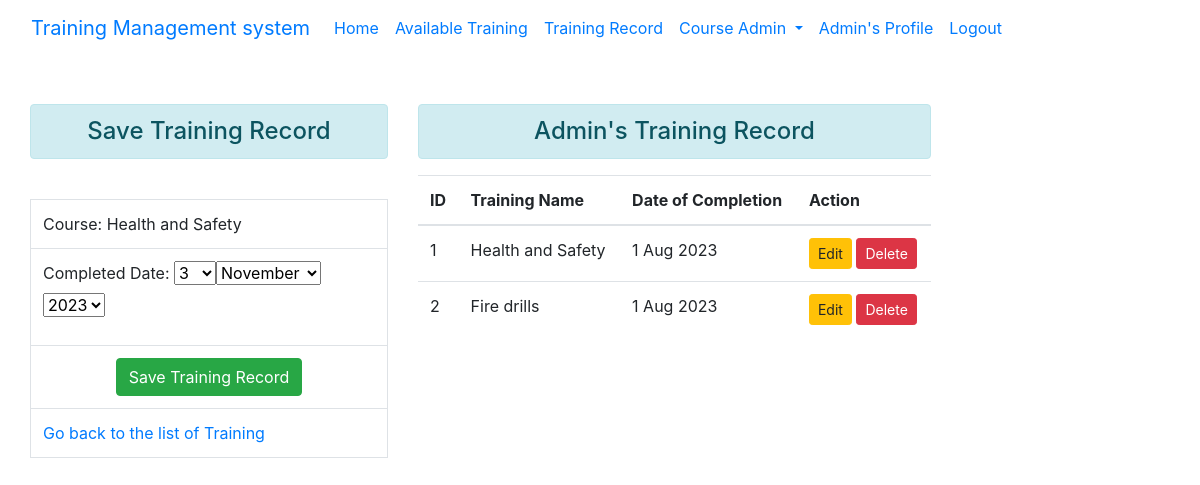
The app's page /training/add_training/1 (signed in) with its own data.
### courseapp/models.py (models this page shows, shortened)
class CourseGroupSyllabus(models.Model):
    course_id = models.ForeignKey("CourseDetails", verbose_name="Course Id", on_delete=models.CASCADE)
    course_group_id = models.ForeignKey("CourseGroup", verbose_name="Group Id", on_delete=models.CASCADE)
    course_interval = models.IntegerField(choices=CourseInterval.choices(), default = CourseInterval.ONE_OFF )
    course_mandatory = models.BooleanField(default=False)
    def __str__(self):
        return self.course_id.course_name

class CourseDetails(models.Model):
    course_name = models.CharField(max_length=100, unique=True, blank=False)
    course_link = models.URLField(verbose_name="Course Link", max_length=1000, unique=True, blank=False)
    course_desc = models.TextField(blank=True)

### trainingapp/models.py (models this page shows)
class TrainingRecord(models.Model):
    training_id = models.ForeignKey(CourseGroupSyllabus, verbose_name="Course Syllabus Id", on_delete=models.CASCADE )
    employee_id = models.ForeignKey(User, verbose_name="User Id", on_delete= models.CASCADE)
    completed_on = models.DateField(default=timezone.now)

### trainingapp/views.py (the view)
# urls.py: path('add_training/<int:syllabus_id>', views.add_training, name='add_training'),
@login_required
def add_training(request, syllabus_id):
    if request.user.is_authenticated:
        syllabus = get_object_or_404(CourseGroupSyllabus, id=syllabus_id)
        if request.method == "POST":
            form = StaffTrainingRecordForm(request.POST)
            if form.is_valid():
                new_record = form.save(commit=False)
                new_record.training_id = syllabus
                new_record.employee_id = request.user
                if TrainingRecord.objects.filter(training_id = new_record.training_id, employee_id = new_record.employee_id, completed_on = new_record.completed_on).exists():
                    messages.info(request, "Record already exists!")
                else:
                    new_record.save()
                    messages.success(request, "Record successfully Added!")
        else:
            form = StaffTrainingRecordForm()
        training = TrainingRecord.objects.filter(employee_id=request.user)
        return render(request, 'trainingapp/add_training.html', {'syllabus': syllabus, 'form':form, 'training':training})
    else:
        return HttpResponseRedirect('/login/')

### trainingapp/forms.py
class StaffTrainingRecordForm(forms.ModelForm):
    completed_on = forms.DateField(label='Completed Date', widget=forms.SelectDateWidget(attrs={'type':'date', 'data-max':datetime.now()}))
    def __init__(self, *args, **kwargs):
        super().__init__(*args, **kwargs)
        self.fields['completed_on'].initial = datetime.now()
    class Meta:
        model = models.TrainingRecord
        fields = ['completed_on']

### trainingapp/templates/trainingapp/add_training.html (shortened to what this page needs)
{% extends 'enrollapp/base.html' %}
{% block content %}
    <div class="row">
        <div class="col-sm-5">
            <h4 class="text-center alert alert-info"> Save Training Record </h4>
            <br/>
                    {% if syllabus%}
                        <form action="" method="POST">
                            <table class="table table-bordered">
                                <tr>
                                    <td>
                                        Course: {{syllabus}}
                                    </td>
                                </tr>
                                 <tr>
                                    <td>{{form.as_p}}</td>
                                </tr>
                                <tr>
                                    <td colspan="3"> <center>
                                        <input type="submit" class="btn btn-success" name="SaveTraining" value="Save Training Record">
                                        </center>
                                    </td>
                                </tr>
                                <tr>
                                    <td colspan="3">
                                        <a href="{% url 'show_availtraining'%}"> Go back to the list of Training<a>
                                    </td>
                                </tr>
                            </table>
                        </form>
                    {%else %}
                        <h4> No Records TEST!<h4>
                    {%endif%}
        </div>
        <div class="col-sm-7">
            <h4 class="text-center alert alert-info"> {{user.username}}'s Training Record </h4>
            {% if training%}
                <table class="table table-hover">
                    <thead>
                        <tr>
                            <th scope="col"> ID</th>
                            <th scope="col">Training Name </th>
                            <th scope="col">Date of Completion </th>
                            <th scope="col">Action</th>
                        </tr>
                    </thead>
                    <tbody>
                        {% for tr in training%}
                        <tr>
                            <td scope="row">{{tr.id}}</td>
                            <td scope="row">{{tr.training_id}}</td>
                            <td scope="row">{{tr.completed_on}}</td>
                            <td>
                                <a href = "{% url 'update_training' tr.id %}" class="btn btn-warning btn-sm">Edit</a>
                                <form action ="{% url 'delete_training' tr.id %}" method="post" class="d-inline">
                                    <input type="submit" class="btn btn-danger btn-sm" onclick='confirm("Are you sure to delete this record?")' value="Delete">
                                </form>
                            </td>
                        </tr>
                        {% endfor %}
                    </tbody>
                </table>
            {% endif %}
        </div>
    </div>
{% endblock content %}

### enrollapp/templates/enrollapp/navbar.html (shortened to what this page needs)
{% if user.is_authenticated  %}
<nav class="navbar navbar-expand-lg bg-body-tertiary">
  <div class="container-fluid">
    <a class="navbar-brand" href="{% url 'home'%}">Training Management system</a>
    <div class="collapse navbar-collapse" id="navbarNavDropdown">
      <ul class="navbar-nav">
        <li class="nav-item">
          <a class="nav-link active" aria-current="page" href="{% url 'home'%}">Home</a>
        </li>
        <li class="nav-item">
          <a class="nav-link" href="{% url 'show_availtraining'%}">Available Training</a>
        </li>
        <li class="nav-item">
          <a class="nav-link" href="{% url 'show_trainingrecord'%}">Training Record</a>
        </li>
        {% if user.is_superuser %}
        <li class="nav-item dropdown">
          <a class="nav-link dropdown-toggle" href="#" role="button" data-toggle="dropdown" aria-haspopup="true" aria-expanded="false">
           Course Admin
          </a>
        </li>
        {% endif %}
        <li class="nav-item">
          <a class="nav-link" href="{% url 'profile'%}">{{user.username}}'s Profile</a>
        </li>
        <li class="nav-item">
          <a class="nav-link" href="{% url 'logout'%}">Logout</a>
        </li>
      </ul>
    </div>
  </div>
</nav>
    {% endif %}

### records on screen
CourseGroupSyllabus: course_id.course_name "Health and Safety"
TrainingRecord: id "1", training_id "Health and Safety", completed_on "1 Aug 2023"
TrainingRecord: id "2", training_id "Fire drills", completed_on "1 Aug 2023"

### other values on screen
{{ user.username }} "Admin"
